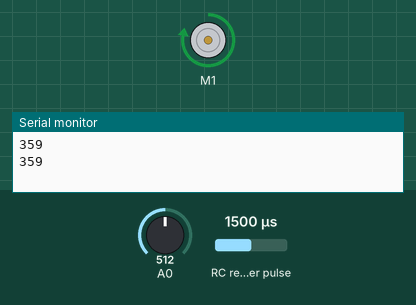
A sketch run on a simulated Arduino Uno, built with avr-gcc and run on an emulated ATmega328P. Shown: DC motor (green arrow = forward, orange = backward, longer = faster), the last lines printed to the serial monitor. Wiring (inferred from the names in the program): RC receiver channel: data pin 7. The inputs (shaded band) are chosen by the test bench; at power-on: A0 = 512, RC receiver pulse 1500 µs.

Above: at 1.2 s.
1.3 s: A0 set to 169
At 2.39 s:
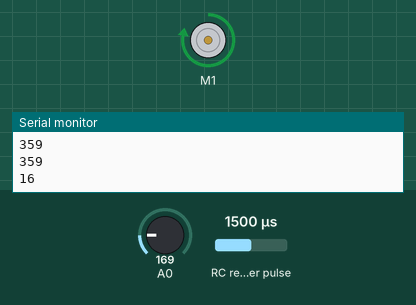
4.8 s: A0 set to 157
At 5.7 s:
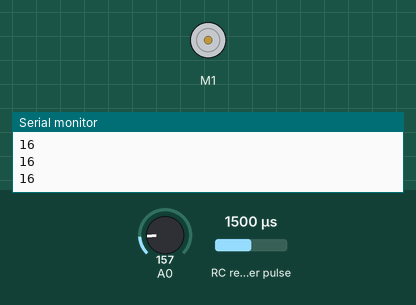
6.3 s: RC receiver pulse (sensor on pin 7) set to 1578 µs
7.8 s: RC receiver pulse (sensor on pin 7) set to 1597 µs
At 8.06 s:
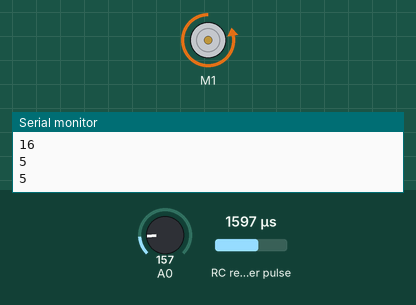
11.3 s: RC receiver pulse (sensor on pin 7) set to 1500 µs
At 12.5 s:
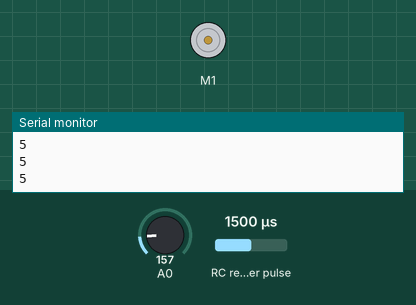
12.8 s: RC receiver pulse (sensor on pin 7) set to 1750 µs
At 13.05 s:
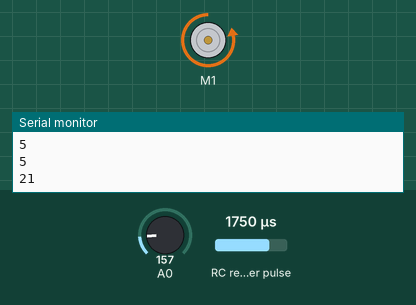
Timing chart, 0 to 17.3 s (numbered marks = the images above; inputs shaded):
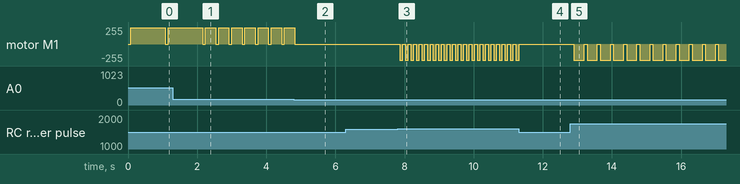

The sketch:

K9_Neck.ino
```cpp
/************************************************************************
K9 Neck Sketch
by Bithead942

Board:  Arduino Uno

Controls the linear actuator that raises and lowers the neck.
An Adafruit motor shield v2 is on top of the Arduino Uno and
provides forward and backward motor control of the linear actuator.
A 12V power source is connected to the shield to provide power for the
motor, and a separate 5V power source powers the Arduino.
The Arduio communicates with the shield via the SPI interface.

Pins:
   0 - Serial TX
   1 - Serial RX
   2 -
   3 -
   4 -
   5 -
   6 -
   7 - RC Channel7 Input (AUX2 knob)
   8 -
   9 -
  10 -
  11 -
  12 -
  13 -

  A0 - Linear actuator potentiometer

The make the movement more smooth, logic was added to adjust the delay
values while making a move - kind of a weak version of PID.  The dif value
ranges from 0 to 55.  Also, an RC buffer value was added to reduce the
amount of head adjustment when the unit is moving (and receiving mild
bumps).
*************************************************************************/
#include <Wire.h>
#include <Adafruit_MotorShield.h>
#include "utility/Adafruit_PWMServoDriver.h"

const int RCbuffer = 5;

Adafruit_MotorShield AFMS = Adafruit_MotorShield();
Adafruit_DCMotor *NeckMotor = AFMS.getMotor(1);
int ch3;
int neck;

void setup() {

  Serial.begin(9600);
  pinMode(A0, INPUT);
  pinMode(7, INPUT);   // RC AUX2

  digitalWrite(A0, HIGH);  // set pullup on analog pin 0
  AFMS.begin();

}
void loop() {
  ch3 = 0;
  for (int i = 0; i <= 3; i++) {
     ch3 = ch3 + pulseIn(7, HIGH, 25000);
  }
  ch3 = ch3/4;   //get average
  ch3 = (ch3 / 10) + 3;  //adjust RC input to align with linear actuator potentiometer
  neck =  analogRead(0);
//  Serial.print("RC = ");
//  Serial.print(ch3);
//  Serial.print("\t Neck = ");
//  Serial.println(neck);
  if (ch3 + RCbuffer <= neck || ch3 - RCbuffer >= neck) {
     if (ch3 < neck) {
       //Serial.println("Down");
       NeckGoDown();
     }
     else {
       //Serial.println("Up");
       NeckGoUp();
     }
  }
}

void NeckGoDown()
{
  int dif = 0;

  NeckMotor->run(FORWARD);
  NeckMotor->setSpeed(245);
  dif = neck - ch3;
  Serial.println(dif);
  if (dif >= 23) {delay(1000);}      //delay of 1000 adjust dif by 20
  else if (dif >= 12) {delay(300);}  //delay of 300 adjust dif by 7.5
  else {delay(90);}                 //delay of 100 adjust dif by 2.5
  NeckMotor->run(RELEASE);
}

void NeckGoUp()
{
  int dif = 0;

  NeckMotor->run(BACKWARD);
  NeckMotor->setSpeed(245);
  dif = ch3 - neck;
  Serial.println(dif);
  if (dif >= 23) {delay(1000);}      //delay of 1000 adjust dif by 20
  else if (dif >= 12) {delay(300);}  //delay of 300 adjust dif by 7.5
  else {delay(90);}                 //delay of 100 adjust dif by 2.5
  NeckMotor->run(RELEASE);
}
```

Measured:
- the behaviour switches between 158 and 157 on A0 (found by bisection; images 1 and 2)
- the behaviour switches between 1588 and 1589 µs on RC receiver pulse (sensor on pin 7) (found by bisection; images 2 and 3)
- after the input at 1.3 s, motor M1: alternates forward 245/255 for 0.30 s and stopped for 0.08 s, starting after 1.2 s
- after the input at 4.8 s, motor M1: goes on until 4.8 s, then stays stopped
- after the input at 6.3 s, every drawn part: stays the same
- after the input at 7.8 s, motor M1: alternates backward 245/255 for 0.09 s and stopped for 0.07 s, starting after 0.06 s
- after the input at 11.3 s, motor M1: goes on until 11.3 s, then stays stopped
- after the input at 12.8 s, motor M1: alternates backward 245/255 for 0.30 s and stopped for 0.08 s, starting after 0.10 s
